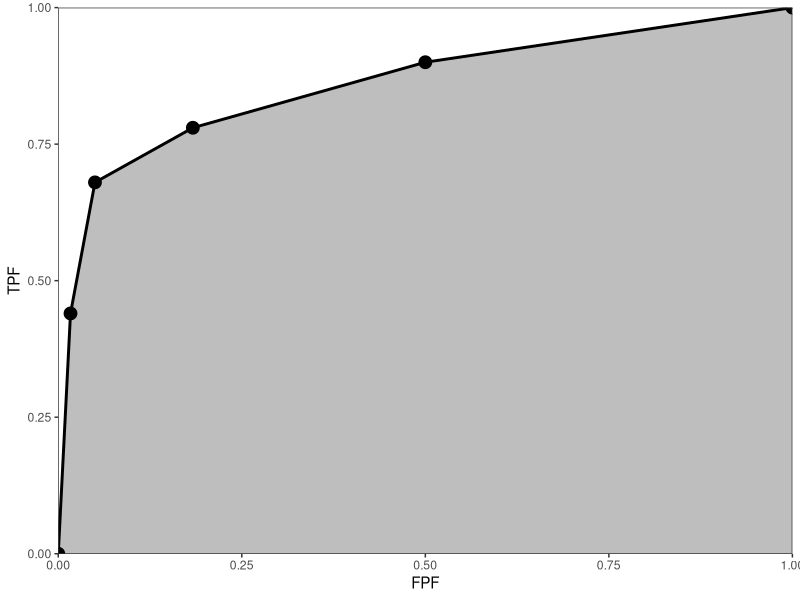
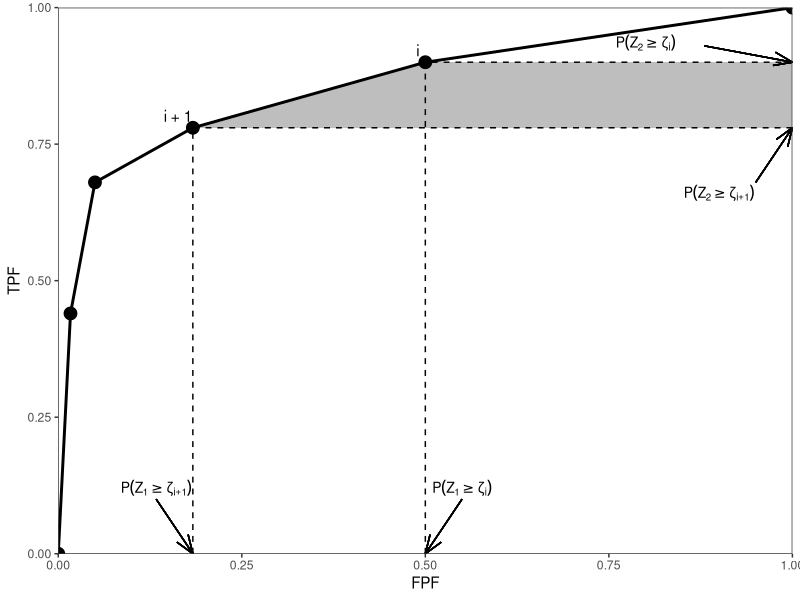

Write R code to recreate these figures, in order.
## ---- chunk 1
knitr::opts_chunk$set(
  collapse = TRUE,
  comment = "#>"
)
library(kableExtra)
library(ggplot2)
library(grid)
## ---- chunk 2
df = array(dim = c(2, 11))
df[1,] <- c("N1", "N2", "N3", "N4", "N5", "N6", "N7", "N8", "N9", "N10", "N11")
df[2,] <- c("D1", "D2", "D3", "D4", "D5", "D6", "D7", "", "", "", "")
df <- as.data.frame(df)
colnames(df) <- rep("", 11)
kable(df, caption = "On the need for two indices to label cases in an ROC study.", escape = FALSE)
## ---- chunk 3
RocOperatingPointsFromRatingsTable <- function( K1, K2 ) {
  nOpPts <- length(K1) - 1 # number of op points
  FPF <- array(0,dim = nOpPts)
  TPF <- array(0,dim = nOpPts)
   
  for (r in (nOpPts+1):2) {
    FPF[r-1] <- sum(K1[r:(nOpPts+1)])/sum(K1)
    TPF[r-1] <- sum(K2[r:(nOpPts+1)])/sum(K2)    
  }
  FPF <- rev(FPF)
  TPF <- rev(TPF)
  
  return( list(
    FPF = FPF,
    TPF = TPF
  ) )
}
## ---- chunk 4
RocDataTable = array(dim = c(2,5))
RocDataTable[1,]  <- c(30,19,8,2,1)
RocDataTable[2,]  <- c(5,6,5,12,22)

ret  <- RocOperatingPointsFromRatingsTable( 
  RocDataTable[1,], 
  RocDataTable[2,] )
FPF <- ret$FPF
TPF <- ret$TPF

ROC_Points <- data.frame(FPF = FPF, TPF = TPF)
# add the trivial points
ROC_Points <- rbind(
  c(0, 0), 
  ROC_Points, c(1, 1))

shade <- data.frame(
  FPF = c(ROC_Points$FPF, 1), 
  TPF = c(ROC_Points$TPF, 0))

p <- ggplot(ROC_Points, 
            aes(x = FPF, y = TPF) ) + 
  geom_polygon(data = shade, fill = 'grey') + 
  geom_line(linewidth = 1) + 
  geom_point(size = 4) + 
  theme_bw() + 
  theme(
    panel.grid.major = element_blank(), 
    panel.grid.minor = element_blank()) +
  labs(x = expression(FPF)) + 
  labs(y = expression(TPF)) + 
  scale_x_continuous(expand = c(0, 0)) + 
  scale_y_continuous(expand = c(0, 0)) + 
  coord_cartesian(ylim = c(0,1), x = c(0,1))
print(p)
## ---- chunk 5
trapz = function(x, y)
{ ### computes the integral of y with respect to x using trapezoidal integration.
  idx = 2:length(x)
  return (as.double( (x[idx] - x[idx-1]) %*% (y[idx] + y[idx-1])) / 2)
}


Wilcoxon <- function (zk1, zk2)
{
  K1 = length(zk1)
  K2 = length(zk2)
  W <- 0
  for (k1 in 1:K1) {
    W <- W + sum(zk1[k1] < zk2)
    W <- W + 0.5 * sum(zk1[k1] == zk2)
  }
  W <- W/K1/K2
  return (W)
}


RocOperatingPoints <- function( K1, K2 ) {
  nOpPts <- length(K1) - 1 # number of op points
  FPF <- array(0,dim = nOpPts)
  TPF <- array(0,dim = nOpPts)
   
  for (r in (nOpPts+1):2) {
    FPF[r-1] <- sum(K1[r:(nOpPts+1)])/sum(K1)
    TPF[r-1] <- sum(K2[r:(nOpPts+1)])/sum(K2)    
  }
  FPF <- rev(FPF)
  TPF <- rev(TPF)
  
  return( list(
    FPF = FPF,
    TPF = TPF
  ) )
}
## ---- chunk 6
RocCountsTable = array(dim = c(2,5))
RocCountsTable[1,]  <- c(30,19,8,2,1)
RocCountsTable[2,]  <- c(5,6,5,12,22)

zk1  <- rep(1:length(RocCountsTable[1,]),RocCountsTable[1,])#convert frequency table to array
zk2  <- rep(1:length(RocCountsTable[2,]),RocCountsTable[2,])#do:

w  <- Wilcoxon (zk1, zk2)
cat("The Wilcoxon statistic is = ", w, "\n")
ret <- RocOperatingPoints(RocCountsTable[1,], RocCountsTable[2,])
FPF <- ret$FPF;FPF <- c(0,FPF,1)
TPF <- ret$TPF;TPF <- c(0,TPF,1)
AUC <- trapz(FPF,TPF) # trapezoidal integration
cat("direct integration yields AUC = ", AUC, "\n")
## ---- chunk 7
RocCountsTable = array(dim = c(2,5))
RocCountsTable[1,]  <- c(30,19,8,2,1)
RocCountsTable[2,]  <- c(5,6,5,12,22)

ret  <- RocOperatingPoints( 
  RocCountsTable[1,], 
  RocCountsTable[2,] )
FPF <- ret$FPF
TPF <- ret$TPF

ROC_Points <- data.frame(
  FPF = FPF, 
  TPF = TPF)
# add the trivial points
ROC_Points <- 
  rbind(c(0, 0), 
        ROC_Points, c(1, 1))

zeta1_x <- ROC_Points$FPF[4]
zeta1_y <- ROC_Points$TPF[4]
zeta1 <- data.frame(
  x = c(zeta1_x, zeta1_x, 1), 
  y = c(0, zeta1_y, zeta1_y))
i1 <- data.frame(
  x = zeta1_x, 
  y = zeta1_y, 
  label = "i + 1")
zeta2_x <- ROC_Points$FPF[5]
zeta2_y <- ROC_Points$TPF[5]
zeta2 <- data.frame(
  x = c(zeta2_x, zeta2_x, 1), 
  y = c(0, zeta2_y, zeta2_y))
i2 <- data.frame(
  x = zeta2_x, 
  y = zeta2_y, 
  label = "i")

shade <- data.frame(
  FPF = c(zeta2_x, zeta1_x, 1, 1), 
  TPF = c(zeta2_y, zeta1_y, zeta1_y, zeta2_y))

p <- ggplot(
  ROC_Points, 
  aes(x = FPF, y = TPF)) + 
  geom_polygon(
    data = shade, 
    fill = 'grey') + 
  geom_line(linewidth = 1) + 
  geom_point(size = 4) + 
  geom_line(
    data = zeta1, 
    aes(x = x, y = y), 
    linetype = 2) + 
  geom_line(
    data = zeta2, 
    aes(x = x, y = y), 
    linetype = 2) +  
  geom_text(
    data = i1, 
    aes(x = x, 
        y = y, 
        label = label), 
    vjust = -0.5, 
    hjust = 1) + 
  geom_text(
    data = i2, 
    aes(x = x, y = y, label = label), 
    vjust = -0.5, hjust = 3) + 
  annotation_custom(
    grob = textGrob(bquote(P(Z[1] >= zeta[i+1])),
                    gp = gpar(fontsize = 10)), 
    xmin = zeta1_x - 0.05, xmax = zeta1_x - 0.05, 
    ymin = 0.12, ymax = 0.12) +
  geom_segment(
    aes(
      x = zeta1_x - 0.05, 
      y = 0.1, 
      xend = zeta1_x, 
      yend = 0), 
    arrow = arrow(angle = 20, length = unit(0.5, "cm"))) + 
  annotation_custom(
    grob = textGrob(bquote(P(Z[1] >= zeta[i])),
                    gp = gpar(fontsize = 10)), 
    xmin = zeta2_x + 0.05, xmax = zeta2_x + 0.05, 
    ymin = 0.12, ymax = 0.12) +
  geom_segment(
    aes(x = zeta2_x + 0.05, 
        y = 0.1, 
        xend = zeta2_x, yend = 0), 
    arrow = arrow(angle = 20, length = unit(0.5, "cm"))) + 
  annotation_custom(
    grob = textGrob(bquote(P(Z[2] >= zeta[i+1])),
                    gp = gpar(fontsize = 10)), 
    xmin = 0.85, xmax = 0.95, 
    ymin = zeta1_y - 0.12, ymax = zeta1_y - 0.12) +
  geom_segment(
    aes(x = 0.95, 
        y = zeta1_y - 0.1, 
        xend = 1, 
        yend = zeta1_y), 
    arrow = arrow(angle = 20, length = unit(0.5, "cm"))) + 
  annotation_custom(
    grob = textGrob(bquote(P(Z[2] >= zeta[i])),
                    gp = gpar(fontsize = 10)), 
    xmin = 0.8, xmax = 0.8, 
    ymin = zeta2_y + 0.05, ymax = zeta2_y + 0.02) +
  geom_segment(
    aes(x = 0.88, 
        y = zeta2_y + 0.03, 
        xend = 1, 
        yend = zeta2_y), 
    arrow = arrow(angle = 20, length = unit(0.5, "cm"))) + 
  theme_bw() + 
  theme(panel.grid.major = element_blank(), 
        panel.grid.minor = element_blank()) +
  scale_x_continuous(expand = c(0, 0)) + 
  scale_y_continuous(expand = c(0, 0)) + 
  coord_cartesian(ylim = c(0,1), x = c(0,1))
print(p)
